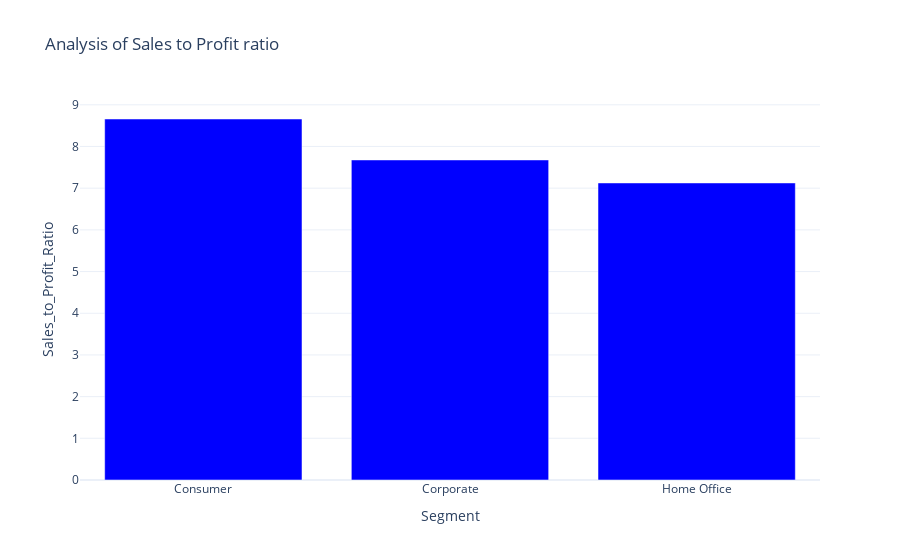

Write notebook code for a chart like this one.
### Code cell
plotting=px.bar(sales_profit_by_segment,x=sales_profit_by_segment['Segment'],y=sales_profit_by_segment['Sales_to_Profit_Ratio'],
                title='Analysis of Sales to Profit ratio')
plotting.update_traces(marker_color='blue')
plotting.show()

### Figure 1 — Plotly figure (JSON) as saved in the notebook; plotly's stock layout.template omitted (floating-point values rounded to 4 significant figures)
{"data": [{"hovertemplate": "Segment=%{x}<br>Sales_to_Profit_Ratio=%{y}<extra></extra>", "legendgroup": "", "marker": {"color": "blue", "pattern": {"shape": ""}}, "name": "", "orientation": "v", "showlegend": false, "textposition": "auto", "type": "bar", "x": ["Consumer", "Corporate", "Home Office"], "xaxis": "x", "y": [8.659, 7.677, 7.125], "yaxis": "y"}], "layout": {"barmode": "relative", "legend": {"tracegroupgap": 0}, "title": {"text": "Analysis of Sales to Profit ratio"}, "xaxis": {"anchor": "y", "domain": [0, 1], "title": {"text": "Segment"}}, "yaxis": {"anchor": "x", "domain": [0, 1], "title": {"text": "Sales_to_Profit_Ratio"}}}}
